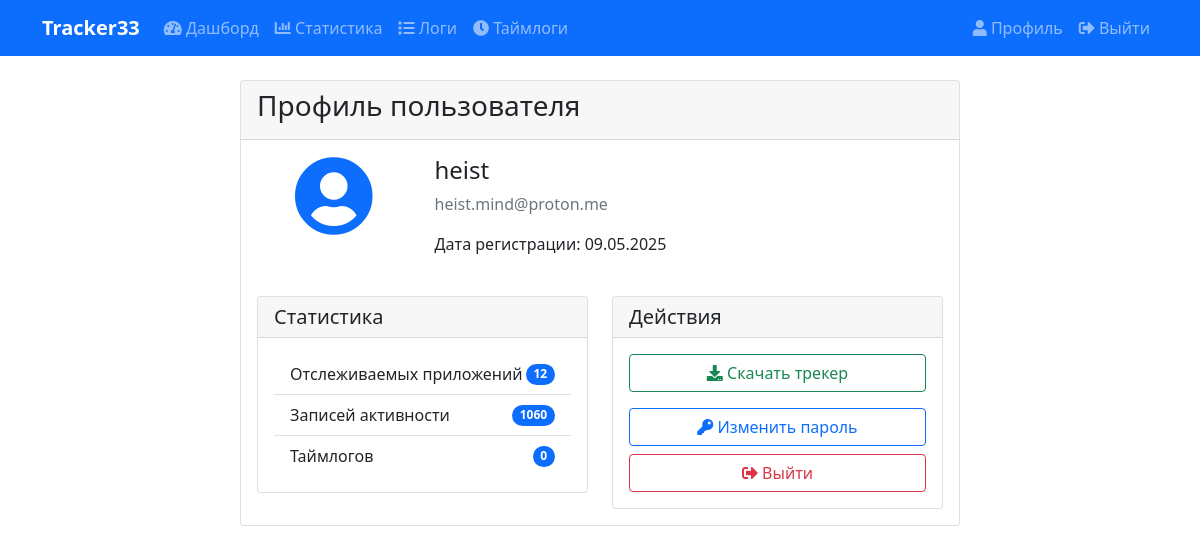
The page /users/profile/ (signed in) on the database its author committed.
### users/models.py (models this page shows, shortened)
class CustomUser(AbstractUser):
    groups = models.ManyToManyField(
        'auth.Group',
        verbose_name='groups',
        blank=True,
        help_text='The groups this user belongs to.',
        related_name='custom_user_set',
        related_query_name='custom_user'
    )
    user_permissions = models.ManyToManyField(
        'auth.Permission',
        verbose_name='user permissions',
        blank=True,
        help_text='Specific permissions for this user.',
        related_name='custom_user_set',
        related_query_name='custom_user'
    )
    department = models.CharField(max_length=100, verbose_name='Отдел')
    position = models.CharField(max_length=100, verbose_name='Должность')
    is_active_tracking = models.BooleanField(default=True, verbose_name='Активное отслеживание')
    class Meta:
        verbose_name = 'Пользователь'
        verbose_name_plural = 'Пользователи'

### users/views.py (the view, shortened to what this page needs)
# urls.py: path('profile/', user_views.ProfileView.as_view(), name='profile'),
class ProfileView(LoginRequiredMixin, UpdateView):
    model = CustomUser
    form_class = CustomUserChangeForm
    template_name = 'users/profile.html'
    success_url = reverse_lazy('profile')
    def get_object(self):
        return self.request.user
    def get(self, request, *args, **kwargs):
        if request.headers.get('Accept') == 'application/json':
            serializer = UserSerializer(self.get_object())
            return Response(serializer.data)
        return super().get(request, *args, **kwargs)

### tracking/logging.py (called while the page is built)
    @staticmethod
    def log_view_performance(view_name, response_time, status_code):
        log_data = {
            'timestamp': datetime.now().isoformat(),
            'view_name': view_name,
            'response_time': response_time,
            'status_code': status_code
        }
        performance_logger.info(json.dumps(log_data))

### templates/users/profile.html
{% extends 'base.html' %}
{% block content %}
<div class="container mt-4">
    <div class="row">
        <div class="col-md-8 mx-auto">
            <div class="card">
                <div class="card-header">
                    <h3 class="card-title">Профиль пользователя</h3>
                </div>
                <div class="card-body">
                    <div class="row mb-4">
                        <div class="col-md-3 text-center">
                            <i class="fas fa-user-circle fa-5x text-primary"></i>
                        </div>
                        <div class="col-md-9">
                            <h4>{{ user.username }}</h4>
                            <p class="text-muted">{{ user.email }}</p>
                            <p>Дата регистрации: {{ user.date_joined|date:"d.m.Y" }}</p>
                        </div>
                    </div>
                    <div class="row">
                        <div class="col-md-6">
                            <div class="card mb-3">
                                <div class="card-header">
                                    <h5 class="card-title mb-0">Статистика</h5>
                                </div>
                                <div class="card-body">
                                    <ul class="list-group list-group-flush">
                                        <li class="list-group-item d-flex justify-content-between align-items-center">
                                            Отслеживаемых приложений
                                            <span class="badge bg-primary rounded-pill">{{ user.tracked_apps.count }}</span>
                                        </li>
                                        <li class="list-group-item d-flex justify-content-between align-items-center">
                                            Записей активности
                                            <span class="badge bg-primary rounded-pill">{{ user.useractivity_set.count }}</span>
                                        </li>
                                        <li class="list-group-item d-flex justify-content-between align-items-center">
                                            Таймлогов
                                            <span class="badge bg-primary rounded-pill">{{ user.timelogs.count }}</span>
                                        </li>
                                    </ul>
                                </div>
                            </div>
                        </div>
                        <div class="col-md-6">
                            <div class="card">
                                <div class="card-header">
                                    <h5 class="card-title mb-0">Действия</h5>
                                </div>
                                <div class="card-body">
                                    <div class="d-grid gap-2">
                                        <a href="{% url 'download_tracker' %}" class="btn btn-outline-success mb-2">
                                            <i class="fas fa-download"></i> Скачать трекер
                                        </a>
                                        <a href="{% url 'simple_password_reset' %}" class="btn btn-outline-primary">
                                            <i class="fas fa-key"></i> Изменить пароль
                                        </a>
                                        <a href="{% url 'logout' %}" class="btn btn-outline-danger">
                                            <i class="fas fa-sign-out-alt"></i> Выйти
                                        </a>
                                    </div>
                                </div>
                            </div>
                        </div>
                    </div>
                </div>
            </div>
        </div>
    </div>
</div>
{% endblock %}

### templates/base.html (style rules this page uses)
.card { transition: transform 0.2s; }

### rows shown on the page
CustomUser: username "heist", email "heist.mind@proton.me", date_joined "09.05.2025", tracked_apps.count "12", useractivity_set.count "1060", timelogs.count "0"
